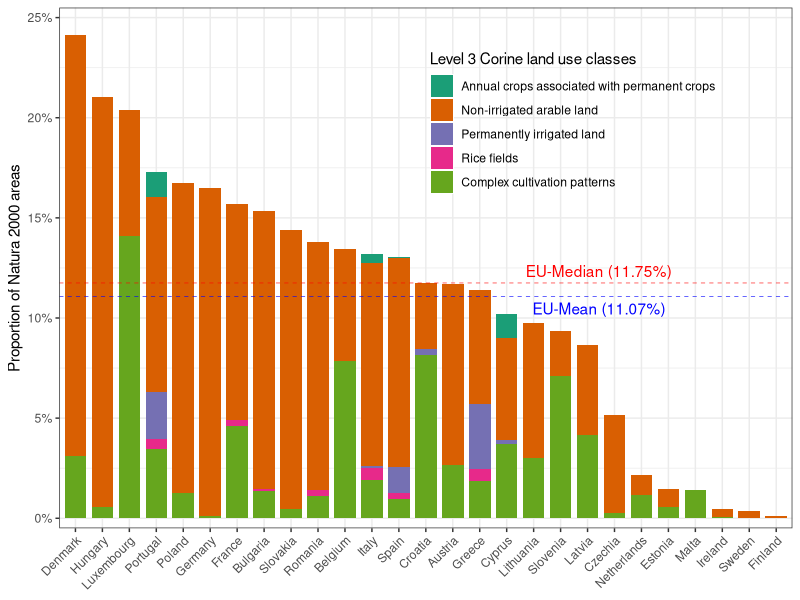
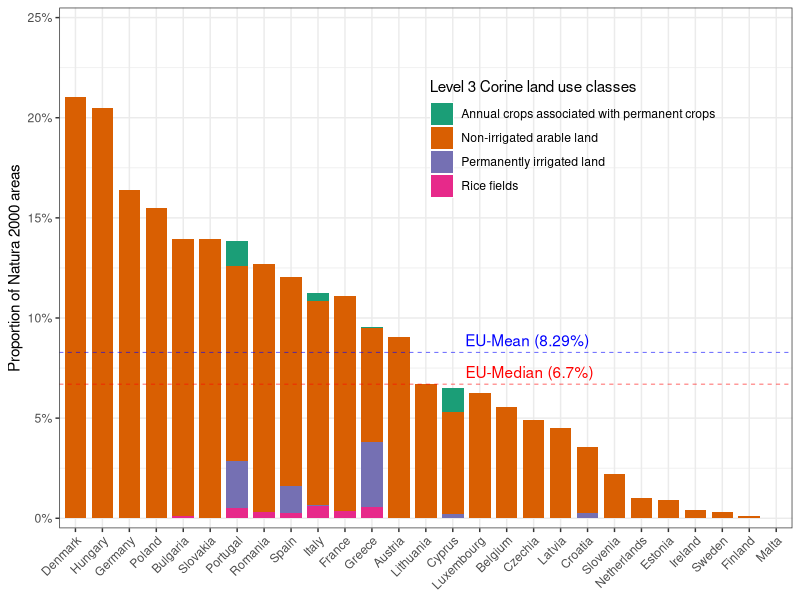

Write the R code that produced these figures, in order.
## ---- chunk 1
knitr::opts_chunk$set(
  collapse = TRUE,
  comment = "#>",
  message = FALSE,
  warning = FALSE,
  error = FALSE
)
## ---- chunk 2
library(tidyverse)
library(readr)
library(readxl)
library(forcats)
library(stringr)
library(terra)
library(readxl)
library(RColorBrewer)
## ---- chunk 3
#Loading data
level3 <- read_excel("level3.xlsx")

natura2000_area <- level3 |>  
  mutate(natura2000_area = rowSums(across(where(is.numeric)), na.rm = T)) |>  
  distinct(country, .keep_all = T) |> 
  select(country, natura2000_area)



plot_dat_2 <- level3 |>  
  distinct(country, .keep_all = T) |>  
  #mutate("nat_area" = rowSums(across(where(is.numeric)), na.rm = T)) %>% 
  select(c(1,13:23))  |>  
  pivot_longer(-1, values_to = "area", names_to = "category") |> 
  filter(category != "Agriculture mosaics with significant natural vegetation") %>% 
  mutate(type_short = str_extract(category, "[A-Z].+")) %>% 
  select(1,3,4) %>% 
  mutate(type_short_level_3 = ifelse(type_short %in% c("Permanently irrigated land", "Annual crops associated with permanent crops", "Non-irrigated arable land", "Rice fields", "Complex cultivation patterns"), "Landbrug i omdrift", type_short)) %>% 
  mutate(type_short_level_3 = ifelse(type_short %in% c("Vineyards", "Fruit trees and berry plantations", "Olive groves", "Agro-forestry areas"), "Agro-forestry og fødevaretræer", type_short_level_3)) %>% 
  mutate(type_short_level_3 = ifelse(type_short == "Pastures", "Permanent græs", type_short_level_3)) %>% 
  filter(country != "Grand Total") %>% 
  left_join(., natura2000_area, by = "country") %>% 
  mutate(proportion_level_3 = area / natura2000_area) %>% 
  group_by(country, type_short_level_3) %>% 
  reframe(proportion_level_3 = proportion_level_3,
          proportion_sum = sum(proportion_level_3, na.rm = T),
          type_short = type_short)
## ---- chunk 4
dark2_colors_max <- c("#1B9E77", "#D95F02", "#7570B3", "#E7298A", "#66A61E" )

# Relevel the 'type_short' factor to define the stacking order
order_levels <- c(
  "Annual crops associated with permanent crops",
  "Non-irrigated arable land",
  "Permanently irrigated land",
  "Rice fields",
  "Complex cultivation patterns"
)

median_val <- plot_dat_2 %>% 
  filter(type_short_level_3 == "Landbrug i omdrift") %>% 
  pull(proportion_sum) %>% 
  median() %>% 
  round(., digits = 4)

mean_val <- plot_dat_2 %>% 
  filter(type_short_level_3 == "Landbrug i omdrift") %>% 
  pull(proportion_sum) %>% 
  mean() %>% 
  round(., digits = 4)

plot_dat_2 %>% 
  filter(type_short_level_3 == "Landbrug i omdrift") %>%
  mutate(type_short = factor(type_short, levels = order_levels)) %>%  # Relevel the 'type_short' variable
  ggplot(aes(x = fct_reorder(country, proportion_sum, .desc = TRUE), 
             y = proportion_level_3, 
             fill = type_short)) +
  theme_bw() +
  scale_fill_manual(values = dark2_colors_max, name = "Level 3 Corine land use classes") +  # Use Dark2 palette
  geom_bar(position = "stack", stat = "identity", width = 0.8) +
  theme(axis.title.x = element_blank(),  # Remove x-axis title (label)
        axis.text.x = element_text(angle = 45, hjust = 1),  # Keep x-axis text
        plot.title = element_text(hjust = 0.5),
        legend.background = element_blank(),
        legend.position = c(0.7, 0.78)) +
  scale_y_continuous(expand = c(0.02, 0), labels = scales::percent, limits = c(0, 0.25)) +
  geom_hline(yintercept = median_val, linetype = "dashed", color = "red", linewidth = 0.2) +  # Add stippled line
  geom_hline(yintercept = mean_val, linetype = "dashed", color = "blue", linewidth = 0.2) +  # Add stippled line
  annotate("text", x = 15, y = median_val, 
           label = paste0("EU-Median ", "(", median_val * 100, "%)"), 
           color = "red", hjust = -0.5, vjust = -0.5) +
  annotate("text", x = 15, y = mean_val, 
           label = paste0("EU-Mean ", "(", mean_val * 100, "%)"), 
           color = "blue", hjust = -0.6, vjust = 1.5) +
  ylab("Proportion of Natura 2000 areas")


## ---- chunk 5
dark2_colors_min <- c("#1B9E77", "#D95F02", "#7570B3", "#E7298A")


# excluding complex cultivation patterns and calculating proportions for countries
plot_dat_2_min <- level3 %>% 
  distinct(country, .keep_all = T) %>% 
  #mutate("nat_area" = rowSums(across(where(is.numeric)), na.rm = T)) %>% 
  select(c(1,13:23)) %>% 
  pivot_longer(-1, values_to = "area", names_to = "category") %>% 
  filter(category != "Agriculture mosaics with significant natural vegetation") %>% 
  mutate(type_short = str_extract(category, "[A-Z].+")) %>% 
  select(1,3,4) %>% 
  mutate(type_short_level_3 = ifelse(type_short %in% c("Permanently irrigated land", "Annual crops associated with permanent crops", "Non-irrigated arable land", "Rice fields"), "Landbrug i omdrift", type_short)) %>% 
  mutate(type_short_level_3 = ifelse(type_short %in% c("Vineyards", "Fruit trees and berry plantations", "Olive groves", "Agro-forestry areas"), "Agro-forestry og fødevaretræer", type_short_level_3)) %>% 
  mutate(type_short_level_3 = ifelse(type_short == "Pastures", "Permanent græs", type_short_level_3)) %>% 
  filter(country != "Grand Total") %>% 
  left_join(., natura2000_area, by = "country") %>% 
  mutate(proportion_level_3 = area / natura2000_area) %>% 
  group_by(country, type_short_level_3) %>% 
  reframe(proportion_level_3 = proportion_level_3,
          proportion_sum = sum(proportion_level_3, na.rm = T),
          type_short = type_short)

# calculating median proportion agriculture 
median_val_min <- plot_dat_2_min %>% 
    filter(type_short_level_3 == "Landbrug i omdrift") %>% 
    pull(proportion_sum) %>% 
    median() %>% 
    round(., digits = 4)

# calculating mean proportion agricultiure
mean_val_min <- plot_dat_2_min %>% 
    filter(type_short_level_3 == "Landbrug i omdrift") %>% 
    pull(proportion_sum) %>% 
    mean() %>% 
    round(., digits = 4)

plot_dat_2_min %>% 
    filter(type_short_level_3 == "Landbrug i omdrift") %>% 
    ggplot(aes(x = fct_reorder(country, proportion_sum, .desc = TRUE), y = proportion_level_3, fill = type_short)) +
  theme_bw() +
  scale_fill_manual(values = dark2_colors_min, name = "Level 3 Corine land use classes") +  # Use Set3 palette
  geom_bar(position = "stack", stat = "identity", width = 0.8) +
  theme(axis.title.x = element_blank(),  # Remove x-axis title (label)
        axis.text.x = element_text(angle = 45, hjust = 1),  # Keep x-axis text
        plot.title = element_text(hjust = 0.5),
        legend.background=element_blank(),
        legend.position = c(0.7,0.75)) +
  scale_y_continuous(expand = c(0.02,0), labels = scales::percent, limits = c(0,0.25)) +
  geom_hline(yintercept = median_val_min, linetype = "dashed", color = "red", linewidth = 0.2) +  # Add stippled line
      geom_hline(yintercept = mean_val_min, linetype = "dashed", color = "blue", linewidth = 0.2) +  # Add stippled line

  annotate("text", x = 15, y = median_val_min, label = paste0("EU-Median ", "(",median_val_min*100,"%)"), color = "red", hjust = -0.1, vjust = -0.5) +
    annotate("text", x = 15, y = mean_val_min, label = paste0("EU-Mean ", "(",mean_val_min*100,"%)"), color = "blue", hjust = -0.1, vjust = -0.5)+
  ylab("Proportion of Natura 2000 areas")
